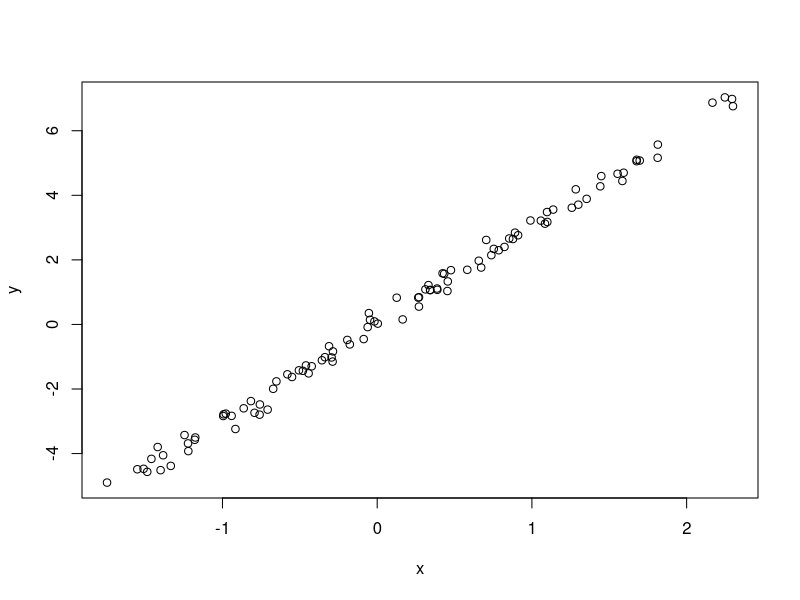

R code for this plot:
# Simulate and Plot Data - Learning GitHub ;)
# [redacted]
# [redacted]
# August 25th, 2024 

# Simulate predictor variable 
x <- rnorm(n=100)
# Simulate response variable with some noise
y <- 3*x + rnorm(n=100,sd=0.2)
# Plot the data
plot(x = x, y = y)
